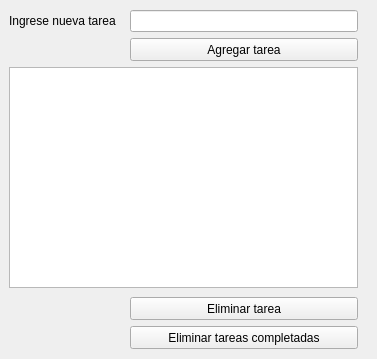
<?xml version="1.0" encoding="UTF-8"?>
<ui version="4.0">
 <class>ListaDeTareas</class>
 <widget class="QWidget" name="ListaDeTareas">
  <property name="geometry">
   <rect>
    <x>0</x>
    <y>0</y>
    <width>377</width>
    <height>359</height>
   </rect>
  </property>
  <property name="windowTitle">
   <string>Lista de Tareas</string>
  </property>
  <widget class="QPushButton" name="btnEliminarCompletadas">
   <property name="geometry">
    <rect>
     <x>130</x>
     <y>326</y>
     <width>228</width>
     <height>23</height>
    </rect>
   </property>
   <property name="text">
    <string>Eliminar tareas completadas</string>
   </property>
  </widget>
  <widget class="QLabel" name="labelDescrpcion">
   <property name="geometry">
    <rect>
     <x>9</x>
     <y>10</y>
     <width>115</width>
     <height>22</height>
    </rect>
   </property>
   <property name="text">
    <string>Ingrese nueva tarea</string>
   </property>
  </widget>
  <widget class="QPushButton" name="btnAgregar">
   <property name="geometry">
    <rect>
     <x>130</x>
     <y>38</y>
     <width>228</width>
     <height>23</height>
    </rect>
   </property>
   <property name="text">
    <string>Agregar tarea</string>
   </property>
  </widget>
  <widget class="QListView" name="ListaTareas">
   <property name="geometry">
    <rect>
     <x>9</x>
     <y>67</y>
     <width>349</width>
     <height>221</height>
    </rect>
   </property>
  </widget>
  <widget class="QPushButton" name="btnEliminar">
   <property name="geometry">
    <rect>
     <x>130</x>
     <y>297</y>
     <width>228</width>
     <height>23</height>
    </rect>
   </property>
   <property name="text">
    <string>Eliminar tarea</string>
   </property>
  </widget>
  <widget class="QLineEdit" name="inputDescripcion">
   <property name="geometry">
    <rect>
     <x>130</x>
     <y>10</y>
     <width>228</width>
     <height>22</height>
    </rect>
   </property>
  </widget>
 </widget>
 <resources/>
 <connections/>
</ui>
